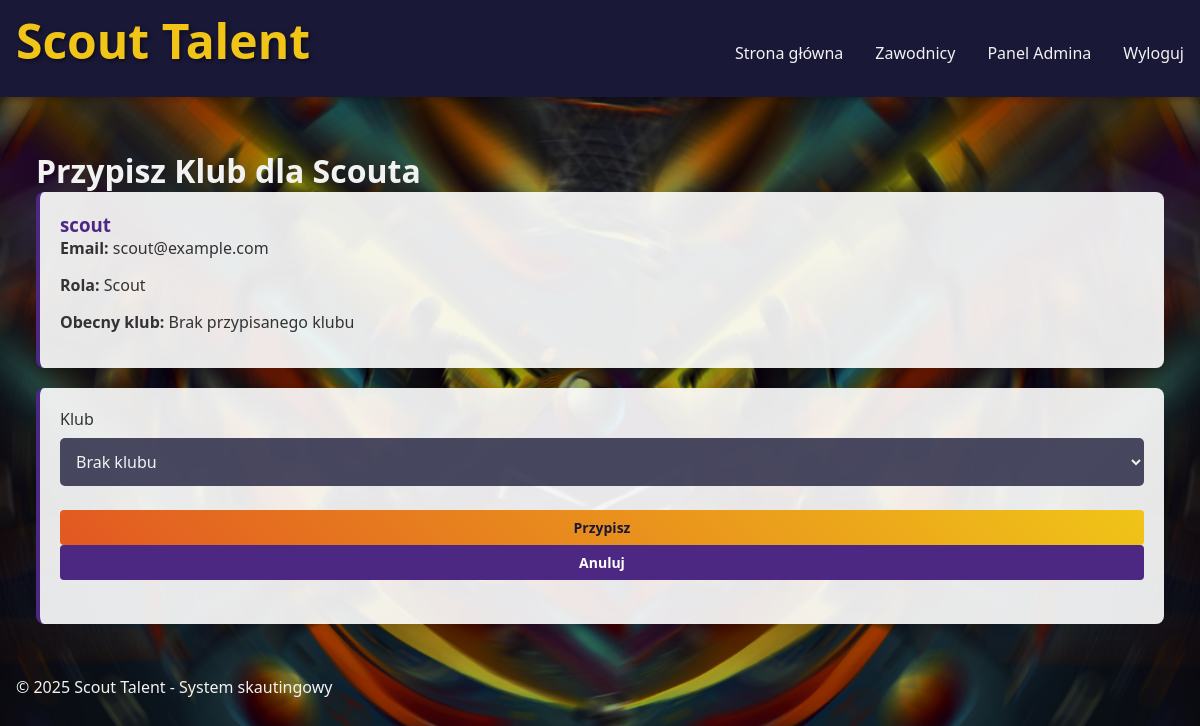
The page /admin/users/assign-club/3 (signed in) on the database as committed earlier.
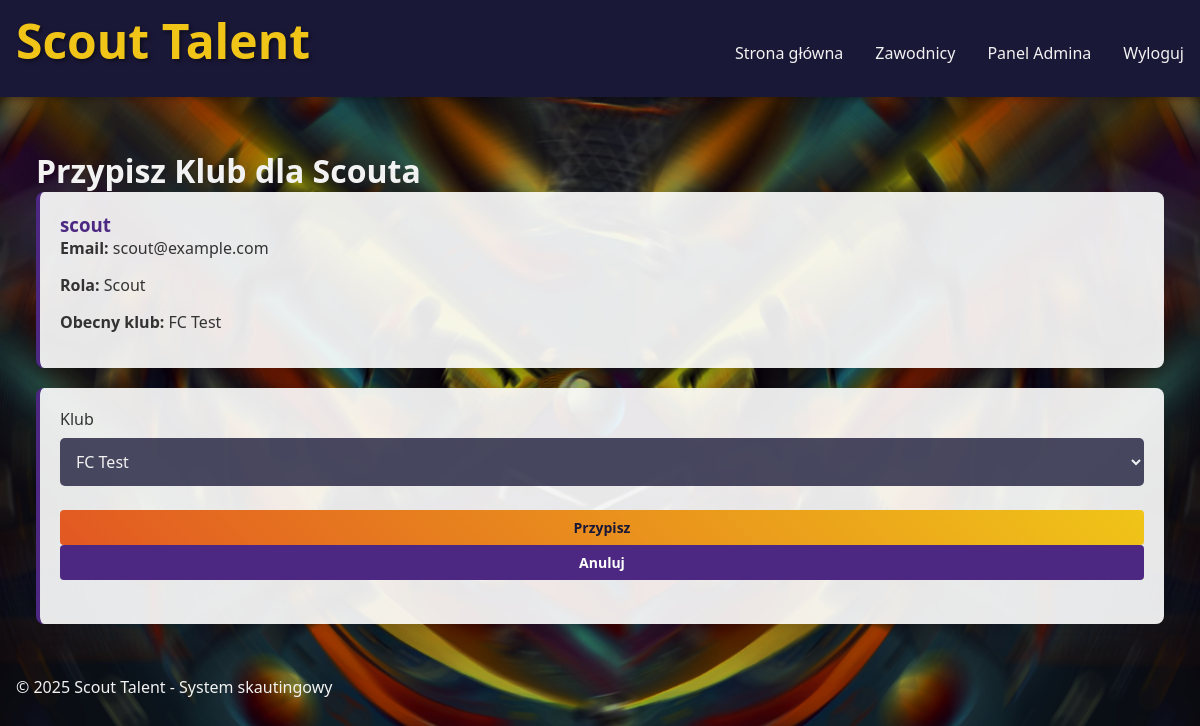
The same page on the database as committed later.
### app/models.py (models this page shows, shortened)
class Club(db.Model):
    id = db.Column(db.Integer, primary_key=True)
    name = db.Column(db.String(100), unique=True, nullable=False)
    description = db.Column(db.Text)
    logo = db.Column(db.String(255), nullable=True)
    city = db.Column(db.String(100))
    scouts = db.relationship('User', backref='club', lazy='dynamic', foreign_keys='User.club_id')
    created_at = db.Column(db.DateTime, default=datetime.utcnow)

### app/routes/admin_routes.py (the view)
    def decorated_view(*args, **kwargs):
        if not current_user.is_authenticated or current_user.role != 'admin':
            abort(403)  # Forbidden
        return func(*args, **kwargs)

### app/forms.py
class AssignScoutForm(FlaskForm):
    club = SelectField('Klub', coerce=int)
    submit = SubmitField('Przypisz')

### app/models.py (called while the page is built)
@login_manager.user_loader
def load_user(id):
    return User.query.get(int(id))

### app/routes/admin_routes.py (called while the page is built, shortened)
def admin_required(func):
    def decorated_view(*args, **kwargs):
        if not current_user.is_authenticated or current_user.role != 'admin':
            abort(403)  # Forbidden
        return func(*args, **kwargs)
    decorated_view.__name__ = func.__name__
    return decorated_view

@admin.route('/users/assign-club/<int:user_id>', methods=['GET', 'POST'])
@login_required
@admin_required
def assign_club(user_id):
    user = User.query.get_or_404(user_id)
    if user.role != 'scout':
        flash('Tylko scouci mogą być przypisani do klubów.', 'danger')
        return redirect(url_for('admin.users'))
    form = AssignScoutForm(obj=user)
    form.club.choices = [(0, 'Brak klubu')] + [(c.id, c.name) for c in Club.query.order_by(Club.name).all()]
    if request.method == 'GET':
        if user.club_id:
            form.club.data = user.club_id
        else:
            form.club.data = 0
    return render_template('admin/assign_club.html', form=form, user=user)

### app/templates/admin/assign_club.html (shortened to what this page needs)
{% extends 'base.html' %}
{% block content %}
<div class="admin-dashboard">
    <h1>Przypisz Klub dla Scouta</h1>
    <div class="card" style="margin-bottom: 20px;">
        <h3>{{ user.username }}</h3>
        <p><strong>Email:</strong> {{ user.email }}</p>
        <p><strong>Rola:</strong> {{ user.role|capitalize }}</p>
        <p><strong>Obecny klub:</strong> {% if user.club %}{{ user.club.name }}{% else %}Brak przypisanego klubu{% endif %}</p>
    </div>
    <div class="card">
        <form method="POST">
            <div class="form-group">
                {{ form.club.label }}
                {{ form.club(class="form-control") }}
            </div>
            <div class="form-group" style="margin-top: 20px;">
                {{ form.submit(class="btn btn-primary") }}
                <a href="{{ url_for('admin.users') }}" class="btn">Anuluj</a>
            </div>
        </form>
    </div>
</div>
{% endblock %}

Rows that differ between the two databases and show on the page:
added Club: club.name "FC Test"
Other text that changed with them:
form field club: "Brak klubu" → "FC Test"
text no longer shown: "Brak przypisanego klubu"
